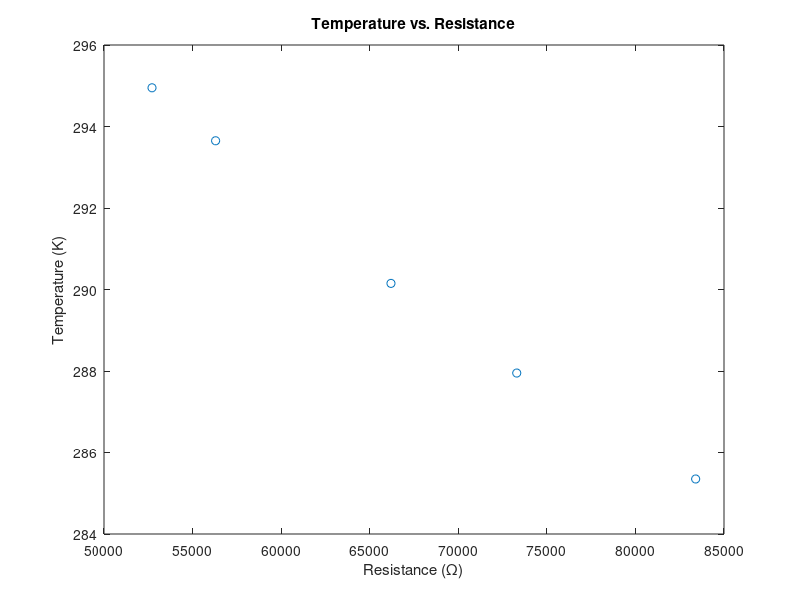

Source code (MATLAB): (Note: this script raises an error after producing the figure.)
%% Data values
T = [20.5 21.8 17 12.2 14.8]; %INPUT DATA (in Kelvins)
% if need to convert celcius to kelvin
T = T + 273.15;
R = [56300 52710 66200 83400 73300]; %INPUT DATA (resistor values)
confLev = 0.95;

% %% Test values
% % The resistances.
% R = [473200, 441800, 412600, 385600, 360500, 337200, 315500, 295400, ...
%     276700, 259300, 243100, 228000, 213900, 200800, 188600, 177200, ...
%     166500, 156600, 147300, 138600, 130500, 122900, 115800, 109200, ...
%     103000, 97130, 91660, 86540, 81730, 77220, 72980, 69000, 65260, ...
%     61750, 58450, 55340, 52420, 49670, 47080, 44640, 42340, 40170, ...
%     38120, 36200, 34380, 32660, 31040, 29510, 28060, 26690, 25400, ...
%     24180, 23020, 21920, 20890, 19900, 18970, 18090, 17260, 16470, ...
%     15710, 15000, 14320, 13680, 13070, 12490, 11940, 11420, 10920, ...
%     10450, 10000, 9572, 9165, 8777, 8408, 8056, 7721, 7402, 7098, ...
%     6808, 6531, 6267, 6015, 5774, 5545, 5326, 5116, 4916, 4725, 4543, ...
%     4368, 4201, 4041, 3888, 3742, 3602];
% 
% % The noisy tem[peratures.
% T = [237.89, 222.29, 220.44, 229.68, 223.80, 240.13, 224.09, 236.63, ...
%     239.87, 236.67, 241.33, 230.53, 244.87, 243.76, 253.48, 248.04, ...
%     245.11, 241.58, 250.99, 251.27, 254.79, 247.07, 244.51, 240.73, ...
%     259.03, 247.82, 253.96, 246.75, 249.61, 260.59, 245.99, 270.61, ...
%     262.16, 251.45, 256.72, 250.46, 259.38, 277.45, 267.59, 270.90, ...
%     258.47, 257.87, 268.08, 267.12, 266.16, 283.41, 268.84, 273.66, ...
%     263.59, 274.50, 291.04, 281.83, 267.99, 277.94, 278.47, 275.93, ...
%     297.04, 273.29, 296.58, 283.65, 275.19, 284.87, 290.91, 302.05, ...
%     283.67, 290.39, 299.32, 308.30, 300.72, 295.69, 298.54, 289.95, ...
%     289.15, 313.87, 307.66, 316.51, 304.86, 308.64, 292.66, 293.79, ...
%     312.59, 299.79, 322.10, 298.11, 317.17, 306.48, 326.64, 303.52, ...
%     320.89, 308.95, 325.71, 315.08, 317.71, 317.80, 333.34, 337.38];

%% Plot Original Data
% Plot the resistance vs temperature.
figure() 
plot(R,T, 'o')
xlabel('Resistance (\Omega)')
ylabel('Temperature (K)')
title('Temperature vs. Resistance')

%% Nonlinear Fit
% To compare this transformed linear fit of a polynomial with non-linear, let's
% do a non-linear fit using the Steinhart-Hart equation (but we'll include
% the 2nd-order term.
range = max(R) - min(R); % Get range for our xplot data
xplot = min(R):range/30:max(R); % Generate x data for some of our plots.

% First we have to define the function we will fit.
% Things work better if we have starting points for a, b, c, and d. We'll
% use our values from above and 'fitoptions'
fo = fitoptions('Method','NonlinearLeastSquares',...
    'StartPoint',[-0.002894 0.001339 -9.963e-05 3.053e-06]);
ft = fittype('1/(a+b*log(R)+c*(log(R)^2)+d*(log(R)^3))','independent',...
    'R','options',fo);

% Next, we have to get our data into the correct format for 'fit'.
[Xout,Yout] = prepareCurveData(R, T);

% Now we'll do our fit.
% gives us the coefficient values as well as statistics
[f1,stat1] = fit(Xout,Yout,ft)

p11 = predint(f1,xplot,confLev,'observation','off'); % Gen conf bounds
p21 = predint(f1,xplot,confLev,'functional','off'); % Gen conf bounds

%plotting the data
figure()
plot(f1,Xout,Yout) % Notice that the fit doesn't need both x and y.
hold on
plot(xplot, p21, '-.b') % Upper and lower functional confidence limits
plot(xplot, p11, '--m') % Upper and lower observational confidence limits
xlabel('Resistance (\Omega)')
ylabel('Temperature (K)')
title('Steinhart-Hart Fit')
legend('Data Points','Best Fit Line','Upper Func. Bound',...
    'Lower Func. Bound', 'Upper Obs. Bound', 'Lower Obs. Bound',...
    'Location', 'northeast')
hold off

%% Nonlinear Residuals
% Plots of the residuals in the nonlinear fitted data
figure()
plot(f1,Xout,Yout,'residuals')
xlabel('Resistance (\Omega)')
ylabel('Residuals (K)')
title('Steinhart-Hart Fit')
